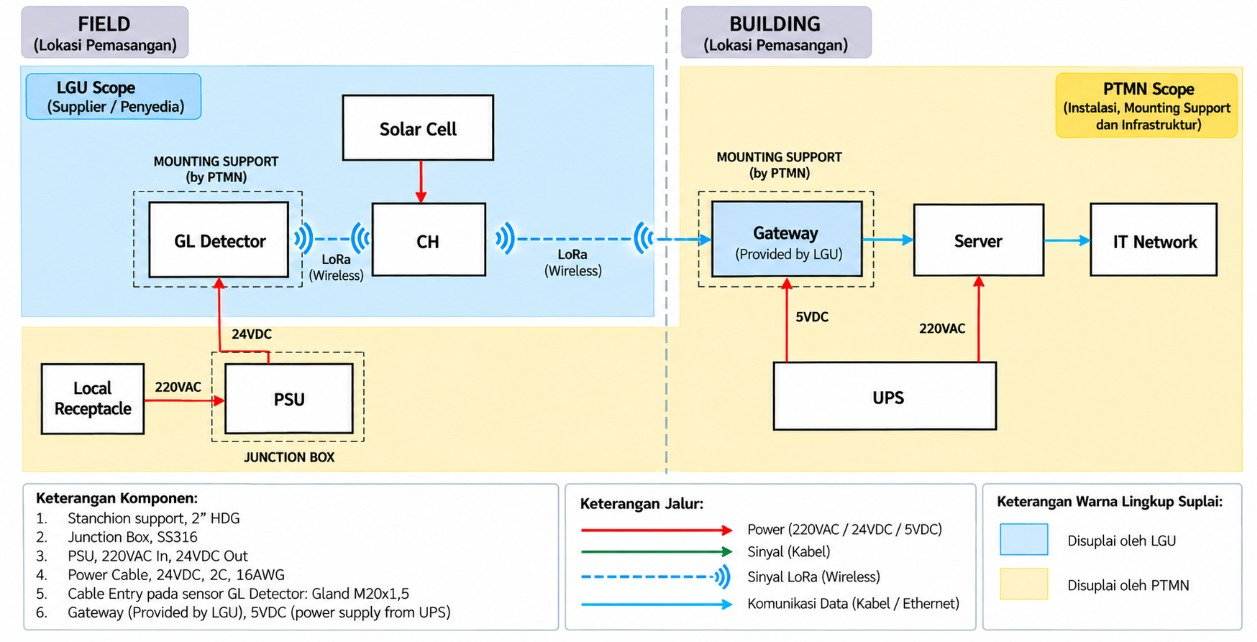
#> input picture Sumber Dokumen/Pertamina RU IV 8Okt2026/block_diagram_scope_rev_8Okt2026.jpg, 1257 x 642 px
$ python edit_block_diagram_router.py
#> lines starting #> are read from the running program, lines starting #| are printed output that depends on the picture
# -*- coding: utf-8 -*-
"""Add the LGU Wi-Fi router to Pertamina's RU IV scope block diagram (8 Oct 2026 version).

Input : Sumber Dokumen/Pertamina RU IV 8Okt2026/block_diagram_scope_rev_8Okt2026.jpg
Output: Deliverables/Block_Diagram_Lingkup_RU-IV_dengan_Router_LGU.png
Redraws the BUILDING section: Gateway -(Wi-Fi 2.4 GHz)-> Router (LGU) -(LAN Cat6)-> Server -> IT Network,
UPS feeding Gateway (5VDC via adaptor), Router (adaptor) and Server (220VAC); adds legend item 7.
"""
import os
from PIL import Image, ImageDraw, ImageFont

REPO = os.path.dirname(os.path.dirname(os.path.abspath(__file__)))
SRC = os.path.join(REPO, "Sumber Dokumen", "Pertamina RU IV 8Okt2026", "block_diagram_scope_rev_8Okt2026.jpg")
OUT = os.path.join(REPO, "Deliverables", "Block_Diagram_Lingkup_RU-IV_dengan_Router_LGU.png")

SC = 2  # work at 2x for cleaner text
im = Image.open(SRC).convert("RGB")
#> im is the input picture: PIL image 1257x642 RGB; mean R, G, B 233.2, 234.8, 223.2
im = im.resize((im.width * SC, im.height * SC), Image.LANCZOS)
#> im: PIL image 2514x1284 RGB
d = ImageDraw.Draw(im)
s = lambda *v: tuple(int(x * SC) for x in v)

BG = (254, 242, 197)
LGU = (207, 232, 252)
LGU_EDGE = (60, 120, 200)
INK = (25, 25, 25)
RED = (220, 30, 30)
BLUE = (30, 150, 225)
F = "/usr/share/fonts/truetype/crosextra/Carlito-Bold.ttf"
FR = "/usr/share/fonts/truetype/crosextra/Carlito-Regular.ttf"
fb = lambda n: ImageFont.truetype(F, n * SC)
fr = lambda n: ImageFont.truetype(FR, n * SC)

# clear building area to the right of the gateway dashed box, and below it
d.rectangle(s(878, 150, 1250, 470), fill=BG)
d.rectangle(s(690, 292, 878, 470), fill=BG)


def box(x0, y0, x1, y1, title, sub=None, fill="white", edge=INK, tsize=19):
    d.rectangle(s(x0, y0, x1, y1), fill=fill, outline=edge, width=2 * SC)
    cx = (x0 + x1) / 2
    if sub:
        d.text(s(cx, (y0 + y1) / 2 - 9), title, font=fb(tsize), fill=INK, anchor="mm")
        d.text(s(cx, (y0 + y1) / 2 + 12), sub, font=fr(13), fill=INK, anchor="mm")
    else:
        d.text(s(cx, (y0 + y1) / 2), title, font=fb(tsize), fill=INK, anchor="mm")


def arrow(x0, y0, x1, y1, col, dashed=False, w=2.5):
#> called with x0 = 864, y0 = 239, x1 = 891, y1 = 239, col = (30, 150, 225), dashed = True, w = 2.5
    if dashed:
        n = int(abs(x1 - x0) // 9) or 1
        for i in range(n):
            a = x0 + (x1 - x0) * i / n
            b = x0 + (x1 - x0) * (i + 0.55) / n
            d.line(s(a, y0, b, y1), fill=col, width=int(w * SC))
    else:
        d.line(s(x0, y0, x1, y1), fill=col, width=int(w * SC))
    # head
    if x1 != x0:
        dr = 1 if x1 > x0 else -1
        d.polygon([s(x1, y1), s(x1 - 10 * dr, y1 - 6), s(x1 - 10 * dr, y1 + 6)], fill=col)
    else:
        dr = 1 if y1 > y0 else -1
        d.polygon([s(x1, y1), s(x1 - 6, y1 - 10 * dr), s(x1 + 6, y1 - 10 * dr)], fill=col)


# boxes
box(893, 200, 1003, 278, "Router", "Wi-Fi 2.4 GHz", fill=LGU, edge=INK)
d.text(s(948, 290), "(Provided by LGU)", font=fr(12), fill=INK, anchor="mm")
box(1030, 203, 1120, 272, "Server")
box(1140, 203, 1240, 272, "IT Network", tsize=17)
box(760, 375, 1120, 440, "UPS", tsize=21)

# data paths
arrow(864, 239, 891, 239, BLUE, dashed=True)          # Gateway -> Router (Wi-Fi)
d.text(s(880, 222), "Wi-Fi", font=fb(12), fill=BLUE, anchor="mm")
arrow(1004, 239, 1028, 239, BLUE)                      # Router -> Server (LAN)
d.text(s(1016, 211), "LAN", font=fb(12), fill=BLUE, anchor="mm")
d.text(s(1016, 224), "Cat6", font=fb(12), fill=BLUE, anchor="mm")
arrow(1121, 239, 1138, 239, BLUE)                      # Server -> IT network

# power paths from UPS
arrow(787, 374, 787, 280, RED)
d.text(s(800, 330), "5VDC", font=fb(14), fill=INK, anchor="lm")
d.text(s(800, 347), "(adaptor)", font=fr(12), fill=INK, anchor="lm")
arrow(948, 374, 948, 299, RED)
d.text(s(958, 340), "Adaptor", font=fb(13), fill=INK, anchor="lm")
arrow(1075, 374, 1075, 274, RED)
d.text(s(1083, 330), "220VAC", font=fb(14), fill=INK, anchor="lm")

im = im.resize((im.width // SC, im.height // SC), Image.LANCZOS)
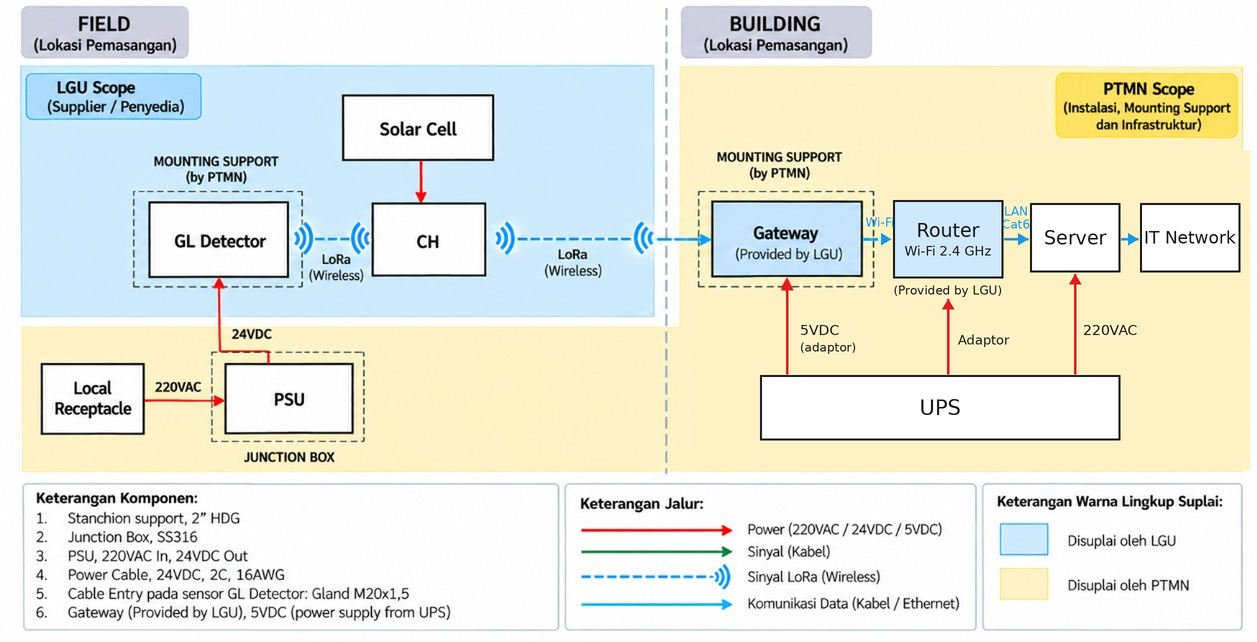
#> im: PIL image 1257x642 RGB; mean R, G, B 232.2, 234.1, 223.3

# legend item 7 + note (extend canvas at the bottom)
W, H = im.size
#> W = 1257; H = 642
out = Image.new("RGB", (W, H + 40), "white")
#> out: PIL image 1257x682 RGB; every value is 255
out.paste(im, (0, 0))
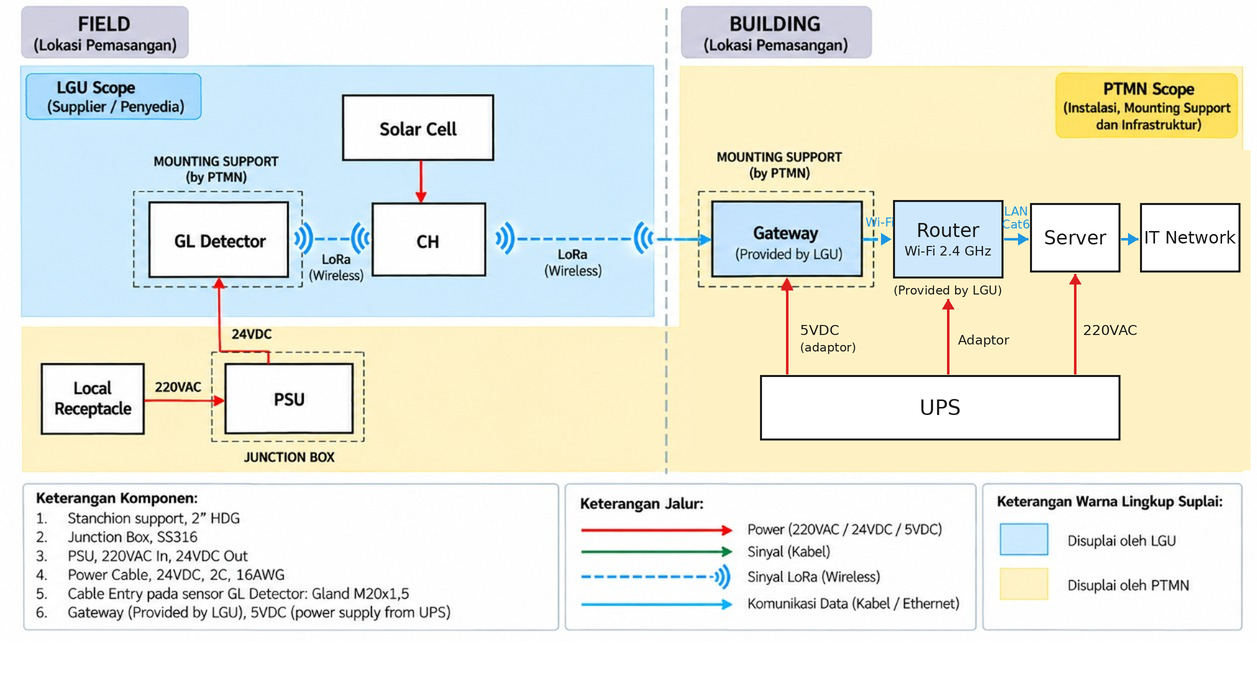
#> out: PIL image 1257x682 RGB; mean R, G, B 233.6, 235.4, 225.1
d2 = ImageDraw.Draw(out)
d2.text((24, H + 8), "7.   Router Wi-Fi 2.4 GHz (Provided by LGU): Gateway → Router via Wi-Fi, Router → Server via LAN Cat6; "
        "lokal tanpa internet. Adaptor 5VDC Gateway & adaptor Router dari UPS.",
        font=ImageFont.truetype(FR, 15), fill=INK)
os.makedirs(os.path.dirname(OUT), exist_ok=True)
out.save(OUT)
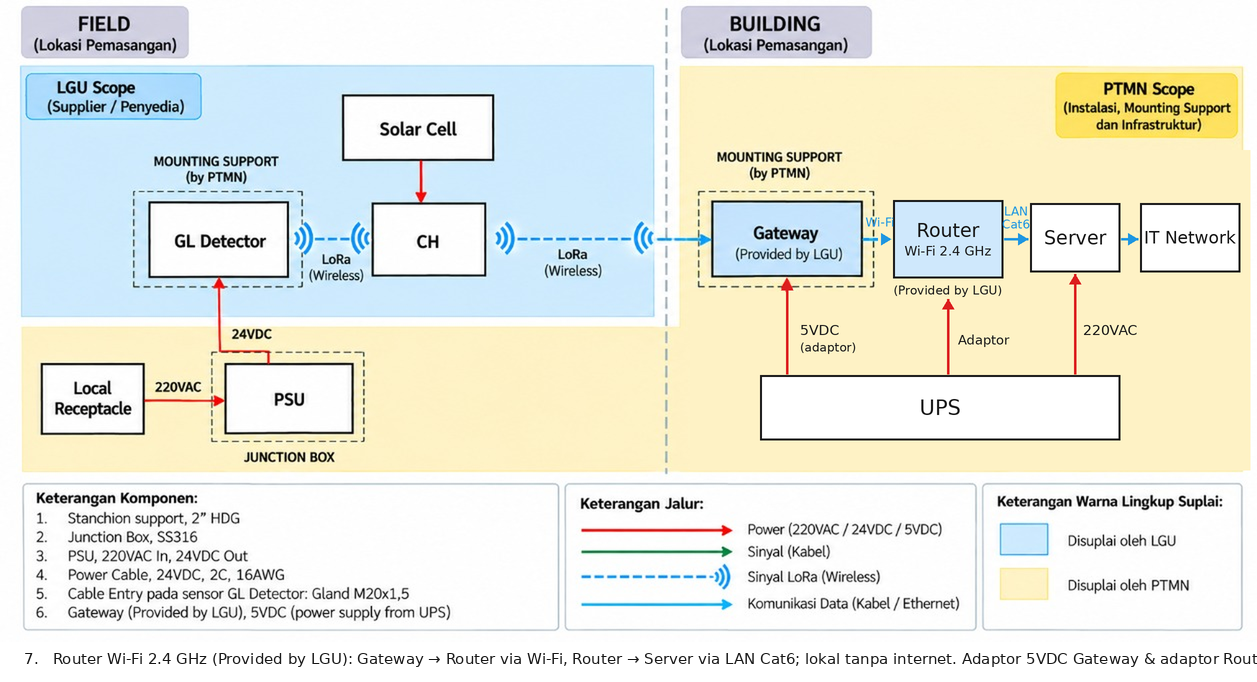
#> saved as Block_Diagram_Lingkup_RU-IV_dengan_Router_LGU.png: PIL image 1257x682 RGB; mean R, G, B 232.7, 234.5, 224.3
print("written", OUT, out.size)
#| written Deliverables/Block_Diagram_Lingkup_RU-IV_dengan_Router_LGU.png (1257, 682)
